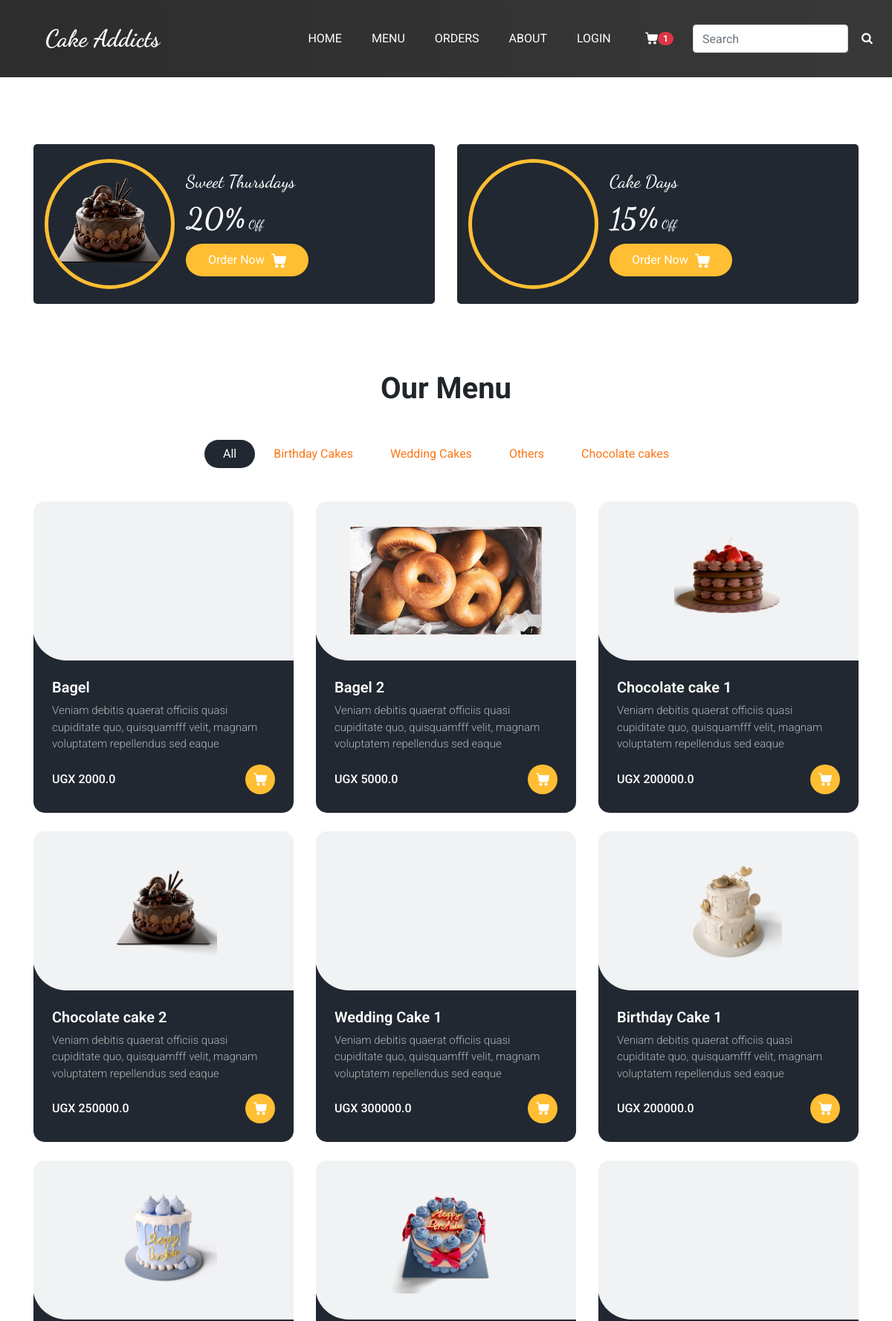
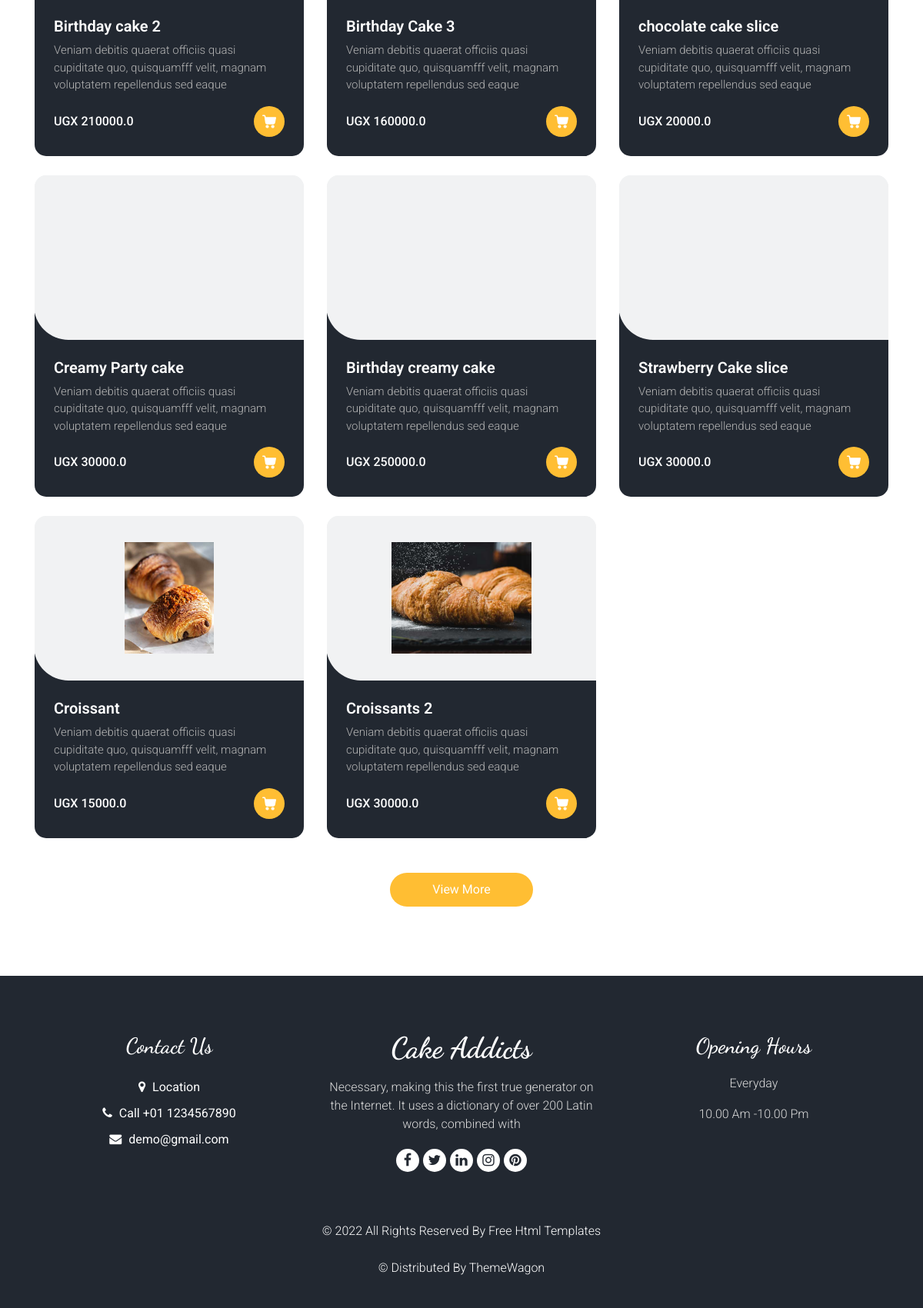
The app's page /menu/ with its own data (2 pictures, top to bottom).
### cakestore/models.py (models this page shows, shortened)
class Category(models.Model):
    name = models.CharField(max_length=100)

class Item(models.Model):
    category = models.ForeignKey(Category, on_delete=models.SET_NULL, null=True)
    name = models.CharField(max_length=100)
    price = models.FloatField()
    description = models.TextField(null=True, blank=True)
    image = models.ImageField(null=True, blank=True)
    updated = models.DateTimeField(auto_now=True)
    created = models.DateTimeField(auto_now_add=True)

### cakestore/views.py (the view)
# urls.py: path('menu/', views.showMenu, name = 'menu'),
def showMenu(request):
	item = Item.objects.all()
	cart = Cart.objects.all()
	quantity = Cart.objects.all().aggregate(Sum('quantity'))
	post_quantity = quantity['quantity__sum']
	categoryList = Category.objects.all()
	context = { 'items': item, 'categories': categoryList , 'cart': cart , 'quantity': post_quantity }
	return render (request, 'cakestore/menu.html', context)

### cakestore/templates/cakestore/menu.html (shortened to what this page needs)
{% extends 'cakestore/main.html' %} {%load static%}
{%block content%}
  <section class="offer_section layout_padding-bottom">
    <div class="offer_container">
      <div class="container ">
        <div class="row">
          <div class="col-md-6  ">
            <div class="box ">
              <div class="img-box">
                <img src="{% static 'cakestore/images/product-3.png' %}" alt="">
              </div>
              <div class="detail-box">
                <h5>
                  Sweet Thursdays
                </h5>
                <h6>
                  <span>20%</span> Off
                </h6>
                <a href="">
                  Order Now
                </a>
              </div>
            </div>
          </div>
          <div class="col-md-6  ">
            <div class="box ">
              <div class="img-box">
              </div>
              <div class="detail-box">
                <h5>
                  Cake Days
                </h5>
                <h6>
                  <span>15%</span> Off
                </h6>
                <a href="">
                  Order Now
                </a>
              </div>
            </div>
          </div>
        </div>
      </div>
    </div>
  </section>
  <section id= "menu" class="food_section layout_padding-bottom">
    <div class="container">
      <div class="heading_container heading_center">
        <h2>
          Our Menu
        </h2>
      </div>
    <ul class="filters_menu">
      <a href="{% url 'menu' %}"><li class="active" data-filter="*">All</li></a>
      {% for category in categories %}
      <a href="{% url 'menuByCategory' category.name %}"><li data-filter=".Cakes">{{category.name}}</li></a>
      {% endfor %}
    </ul>
      <div class="filters-content">
        <div class="row grid">
 {% for item in items %}
          <div class="col-sm-6 col-lg-4 all Cake">
            <div class="box">
              <div>
                <div class="img-box">
                  <img src="{{item.image.url}}" alt="">
                </div>
                <div class="detail-box">
                  <h5> {{ item.name }}</h5>
                  <p>
                    Veniam debitis quaerat officiis quasi cupiditate quo, quisquamfff
                    velit, magnam voluptatem repellendus sed eaque
                  </p>
                  <div class="options">
                    <h6>UGX {{ item.price }}</h6>
                    <a href="{% url 'addCart' item.id %}">
                    </a>
                  </div>
                </div>
              </div>
            </div>
          </div>
          {% endfor %}
        </div>
      </div>
      <div class="btn-box">
        <a href="">
          View More
        </a>
      </div>
    </div>
  </section>
{%endblock content%}

### cakestore/templates/cakestore/main.html (shortened to what this page needs)
{% load static %}
<!DOCTYPE html>
<html>
  <head>
    <link
      rel="stylesheet"
      type="text/css"
      href="{% static 'cakestore/css/bootstrap.css' %}"
    />
    <link
      rel="stylesheet"
      type="text/css"
      href="https://cdnjs.cloudflare.com/ajax/libs/OwlCarousel2/2.3.4/assets/owl.carousel.min.css"
    />
    <link
      rel="stylesheet"
      href="https://cdnjs.cloudflare.com/ajax/libs/jquery-nice-select/1.1.0/css/nice-select.min.css"
    />
    <link
      href="{% static 'cakestore/css/font-awesome.min.css' %}"
      rel="stylesheet"
    />
    <link href="{% static 'cakestore/css/style.css' %}" rel="stylesheet" />
    <link href="{% static 'cakestore/css/responsive.css' %}" rel="stylesheet" />
    <link
      rel="stylesheet"
      href="{% static  'cakestore/login/fonts/icomoon/style.css' %}"
    />
    <link
      rel="stylesheet"
      href="{% static  'cakestore/login/css/owl.carousel.min.css' %}"
    />
    <link
      rel="stylesheet"
      href="{% static  'cakestore/login/css/bootstrap.min.css' %}"
    />
    <link rel="stylesheet" href="{% static  'cakestore/login/css/style.css' %}" />
  </head>
  <body class="sub_page">
    {% include 'cakestore/navBar.html'%}
     {% block content%}
     {% endblock %}
    <footer class="footer_section">
      <div class="container">
        <div class="row">
          <div class="col-md-4 footer-col">
            <div class="footer_contact">
              <h4>Contact Us</h4>
              <div class="contact_link_box">
                <a href="">
                  <i class="fa fa-map-marker" aria-hidden="true"></i>
                  <span> Location </span>
                </a>
                <a href="">
                  <i class="fa fa-phone" aria-hidden="true"></i>
                  <span> Call +01 1234567890 </span>
                </a>
                <a href="">
                  <i class="fa fa-envelope" aria-hidden="true"></i>
                  <span> demo@gmail.com </span>
                </a>
              </div>
            </div>
          </div>
          <div class="col-md-4 footer-col">
            <div class="footer_detail">
              <a href="" class="footer-logo" style= 'font-style:newtimes'> Cake Addicts </a>
              <p>
                Necessary, making this the first true generator on the Internet.
                It uses a dictionary of over 200 Latin words, combined with
              </p>
              <div class="footer_social">
                <a href="">
                  <i class="fa fa-facebook" aria-hidden="true"></i>
                </a>
                <a href="">
                  <i class="fa fa-twitter" aria-hidden="true"></i>
                </a>
                <a href="">
                  <i class="fa fa-linkedin" aria-hidden="true"></i>
                </a>
                <a href="">
                  <i class="fa fa-instagram" aria-hidden="true"></i>
                </a>
                <a href="">
                  <i class="fa fa-pinterest" aria-hidden="true"></i>
                </a>
              </div>
            </div>
          </div>
          <div class="col-md-4 footer-col">
            <h4>Opening Hours</h4>
            <p>Everyday</p>
            <p>10.00 Am -10.00 Pm</p>
          </div>
        </div>
        <div class="footer-info">
          <p>
            &copy; <span id="displayYear"></span> All Rights Reserved By
            <a href="https://html.design/">Free Html Templates</a><br /><br />
            &copy;  Distributed By
            <a href="https://themewagon.com/" target="_blank">ThemeWagon</a>
          </p>
        </div>
      </div>
    </footer>
  </body>
</html>

### cakestore/templates/cakestore/navBar.html (shortened to what this page needs)
  {%load static%}
  <div class="hero_area">
    <div class="bg-box">
      <img src="{% static 'cakestore/images/hero-bg-cake.png' %}" alt="">
    </div>
  <header class="header_section">
    <div class="container">
      <nav class="navbar navbar-expand-lg custom_nav-container ">
        <a class="navbar-brand"   href="{% url 'home' %}">
          <span>
Cake Addicts
          </span>
        </a>
        <div class=" navbar-collapse collapse"  style="" id="navbarSupportedContent">
          <ul class="navbar-nav  mx-auto ">
            <li class="nav-item">
              <a class="nav-link" href="{% url 'home' %}">Home </a>
            </li>
            <li class="nav-item">
              <a class="nav-link" href="{% url 'menu' %}">Menu</a>
            </li>
            <li class="nav-item">
              <a class="nav-link" href="{% url 'orders' %}">Orders</a>
            </li>
            <li class="nav-item">
              <a class="nav-link"  href="{% url 'about' %}">About</a>
            </li>
            {% if request.user.is_authenticated %}
            <li class="nav-item">
              <a class="nav-link"  href="{% url 'logout' %}">Logout</a>
            </li>
            {% else %}
            <li class="nav-item">
              <a class="nav-link"  href="{% url 'login' %}">Login</a>
            </li>
            {% endif %}
          </ul>
          <div class="user_option">
            <a class="cart_link nav-link" href="{% url 'Cart'%}">
              <span class="badge badge-pill badge-danger">{{quantity}}</span>
            </a>
            <form class="form-inline" action="{% url 'search_item' %}" method="GET">
              <span style="display: flex; flex-direction:row;">
              <input class="form-control mr-sm-2" type="search" placeholder="Search" aria-label="Search" name="search-text">
              <button class="btn  my-2 my-sm-0 nav_search-btn" type="submit">
                <i class="fa fa-search" aria-hidden="true"></i>
              </button>
              </span>
            </form>
          </div>
        </div>
      </nav>
    </div>
  </header>
</div>

### cakestore/static/cakestore/css/responsive.css (style rules this page uses)
@media (min-width: 1200px) { .container { max-width: 1170px; } }

### cakestore/static/cakestore/login/css/style.css (style rules this page uses)
body { font-family: "Roboto", sans-serif; background-color: #fff; }
p { color: #b3b3b3; font-weight: 300; }
h1, h2, h3, h4, h5, h6, .h1, .h2, .h3, .h4, .h5, .h6 { font-family: "Roboto", sans-serif; }
a { -webkit-transition: .3s all ease; -o-transition: .3s all ease; transition: .3s all ease; }
h2 { font-size: 20px; }

### records on screen
Category: name "Birthday Cakes"
Category: name "Wedding Cakes"
Category: name "Others"
Category: name "Chocolate cakes"
Item: name "Bagel", price "2000.0"
Item: image (picture), name "Bagel 2", price "5000.0"
Item: image (picture), name "Chocolate cake 1", price "200000.0"
Item: image (picture), name "Chocolate cake 2", price "250000.0"
Item: name "Wedding Cake 1", price "300000.0"
Item: image (picture), name "Birthday Cake 1", price "200000.0"
Item: image (picture), name "Birthday cake 2", price "210000.0"
Item: image (picture), name "Birthday Cake 3", price "160000.0"
Item: name "chocolate cake slice", price "20000.0"
Item: name "Creamy Party cake", price "30000.0"
Item: name "Birthday creamy cake", price "250000.0"
Item: name "Strawberry Cake slice", price "30000.0"
Item: image (picture), name "Croissant", price "15000.0"
Item: image (picture), name "Croissants 2", price "30000.0"

### other values on screen
{{ quantity }} "1"
